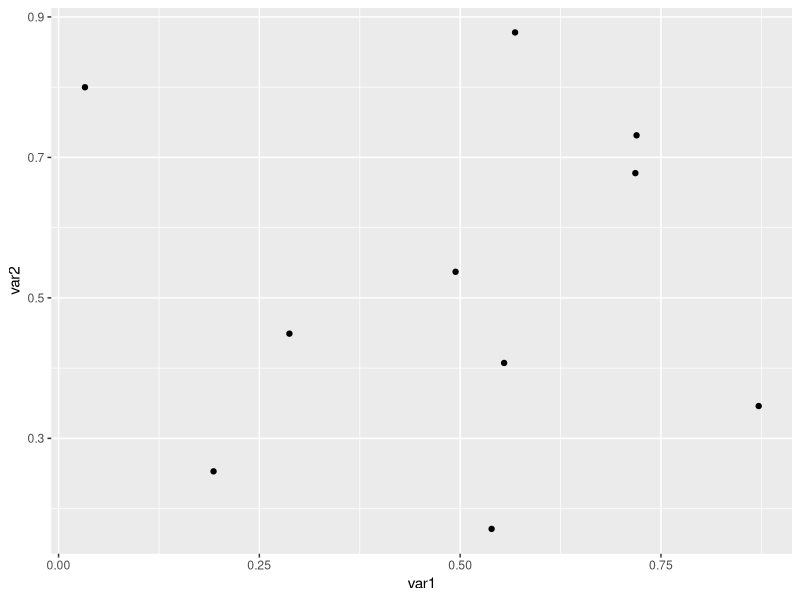

This figure's R source:
## ---- chunk 1
knitr::opts_chunk$set(echo = FALSE)
## ---- chunk 2
library(ggplot2)
var1 <- runif(10)
var2 <- runif(10)
qplot(x=var1, y=var2)
